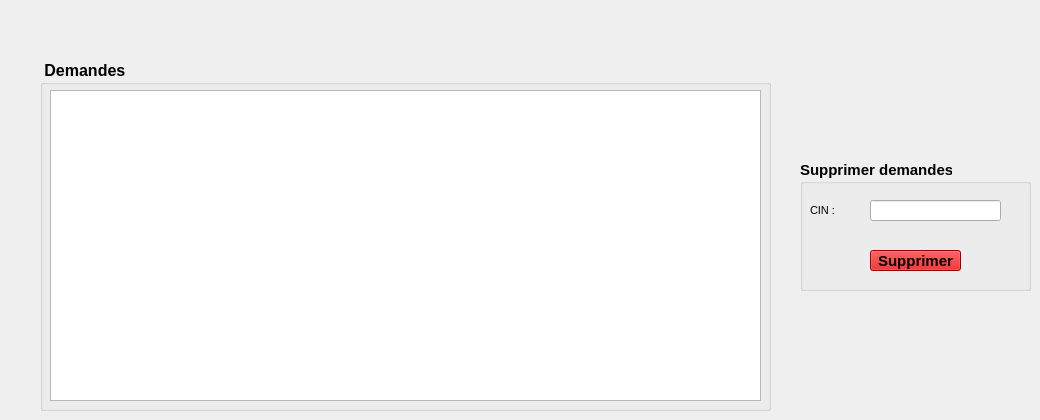
      <widget class="QWidget" name="supprimerdemande">
       <attribute name="title">
        <string>Supprimer</string>
       </attribute>
       <widget class="QTableView" name="tab_demande_2">
        <property name="geometry">
         <rect>
          <x>50</x>
          <y>90</y>
          <width>711</width>
          <height>311</height>
         </rect>
        </property>
       </widget>
       <widget class="QGroupBox" name="groupBox_6">
        <property name="geometry">
         <rect>
          <x>40</x>
          <y>60</y>
          <width>731</width>
          <height>351</height>
         </rect>
        </property>
        <property name="font">
         <font>
          <pointsize>12</pointsize>
          <weight>75</weight>
          <bold>true</bold>
         </font>
        </property>
        <property name="title">
         <string> Demandes </string>
        </property>
       </widget>
       <widget class="QGroupBox" name="groupBox_7">
        <property name="geometry">
         <rect>
          <x>800</x>
          <y>160</y>
          <width>231</width>
          <height>131</height>
         </rect>
        </property>
        <property name="font">
         <font>
          <pointsize>11</pointsize>
          <weight>75</weight>
          <bold>true</bold>
         </font>
        </property>
        <property name="title">
         <string>Supprimer demandes </string>
        </property>
        <widget class="QLineEdit" name="le_supp_2">
         <property name="geometry">
          <rect>
           <x>70</x>
           <y>40</y>
           <width>131</width>
           <height>21</height>
          </rect>
         </property>
        </widget>
        <widget class="QLabel" name="label_68">
         <property name="geometry">
          <rect>
           <x>10</x>
           <y>40</y>
           <width>61</width>
           <height>21</height>
          </rect>
         </property>
         <property name="font">
          <font>
           <pointsize>8</pointsize>
           <weight>75</weight>
           <bold>true</bold>
          </font>
         </property>
         <property name="text">
          <string>&lt;html&gt;&lt;head/&gt;&lt;body&gt;&lt;p&gt;&lt;span style=&quot; font-weight:400;&quot;&gt;CIN :&lt;/span&gt;&lt;/p&gt;&lt;/body&gt;&lt;/html&gt;</string>
         </property>
        </widget>
        <widget class="QPushButton" name="pushButton_supp_2">
         <property name="geometry">
          <rect>
           <x>70</x>
           <y>90</y>
           <width>91</width>
           <height>21</height>
          </rect>
         </property>
         <property name="styleSheet">
          <string notr="true">background-color: rgb(208, 0, 0);</string>
         </property>
         <property name="text">
          <string>Supprimer</string>
         </property>
        </widget>
       </widget>
       <zorder>groupBox_6</zorder>
       <zorder>groupBox_7</zorder>
       <zorder>tab_demande_2</zorder>
      </widget>
